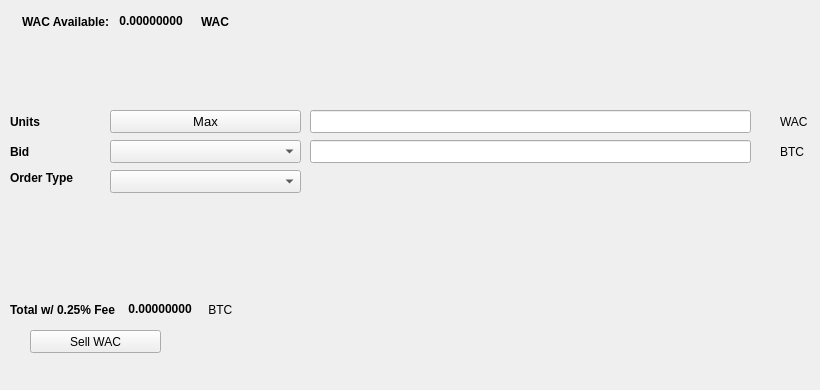
   <widget class="QWidget" name="SellTab">
    <attribute name="title">
     <string>Sell</string>
    </attribute>
    <widget class="QLabel" name="label_16">
     <property name="geometry">
      <rect>
       <x>780</x>
       <y>140</y>
       <width>31</width>
       <height>23</height>
      </rect>
     </property>
     <property name="text">
      <string>BTC</string>
     </property>
    </widget>
    <widget class="QComboBox" name="SellBidcomboBox">
     <property name="geometry">
      <rect>
       <x>110</x>
       <y>140</y>
       <width>191</width>
       <height>23</height>
      </rect>
     </property>
     <property name="font">
      <font>
       <pointsize>10</pointsize>
      </font>
     </property>
    </widget>
    <widget class="QLabel" name="label_18">
     <property name="geometry">
      <rect>
       <x>10</x>
       <y>110</y>
       <width>46</width>
       <height>23</height>
      </rect>
     </property>
     <property name="font">
      <font>
       <weight>75</weight>
       <bold>true</bold>
      </font>
     </property>
     <property name="text">
      <string>Units</string>
     </property>
    </widget>
    <widget class="QPushButton" name="Sell_Max_Amount">
     <property name="geometry">
      <rect>
       <x>110</x>
       <y>110</y>
       <width>191</width>
       <height>23</height>
      </rect>
     </property>
     <property name="font">
      <font>
       <pointsize>10</pointsize>
      </font>
     </property>
     <property name="text">
      <string>Max</string>
     </property>
    </widget>
    <widget class="QLabel" name="label_20">
     <property name="geometry">
      <rect>
       <x>10</x>
       <y>170</y>
       <width>91</width>
       <height>16</height>
      </rect>
     </property>
     <property name="font">
      <font>
       <weight>75</weight>
       <bold>true</bold>
      </font>
     </property>
     <property name="text">
      <string>Order Type</string>
     </property>
    </widget>
    <widget class="QComboBox" name="SellOrdertypeCombo">
     <property name="geometry">
      <rect>
       <x>110</x>
       <y>170</y>
       <width>191</width>
       <height>23</height>
      </rect>
     </property>
     <property name="font">
      <font>
       <pointsize>10</pointsize>
      </font>
     </property>
    </widget>
    <widget class="QLabel" name="label_21">
     <property name="geometry">
      <rect>
       <x>10</x>
       <y>140</y>
       <width>46</width>
       <height>23</height>
      </rect>
     </property>
     <property name="font">
      <font>
       <weight>75</weight>
       <bold>true</bold>
      </font>
     </property>
     <property name="text">
      <string>Bid</string>
     </property>
    </widget>
    <widget class="QLabel" name="label_22">
     <property name="geometry">
      <rect>
       <x>780</x>
       <y>110</y>
       <width>31</width>
       <height>23</height>
      </rect>
     </property>
     <property name="text">
      <string>WAC</string>
     </property>
    </widget>
    <widget class="QLineEdit" name="UnitsInputWAC">
     <property name="geometry">
      <rect>
       <x>310</x>
       <y>110</y>
       <width>441</width>
       <height>23</height>
      </rect>
     </property>
     <property name="font">
      <font>
       <pointsize>9</pointsize>
       <weight>75</weight>
       <bold>true</bold>
      </font>
     </property>
    </widget>
    <widget class="QLineEdit" name="SellBidPriceEdit">
     <property name="geometry">
      <rect>
       <x>310</x>
       <y>140</y>
       <width>441</width>
       <height>23</height>
      </rect>
     </property>
     <property name="font">
      <font>
       <pointsize>9</pointsize>
       <weight>75</weight>
       <bold>true</bold>
      </font>
     </property>
    </widget>
    <widget class="QPushButton" name="SellWACBTN">
     <property name="geometry">
      <rect>
       <x>30</x>
       <y>330</y>
       <width>131</width>
       <height>23</height>
      </rect>
     </property>
     <property name="text">
      <string>Sell WAC</string>
     </property>
     <property name="icon">
      <iconset resource="../wac">
       <normaloff>:/icons/bitcoin</normaloff>:/icons/bitcoin</iconset>
     </property>
    </widget>
    <widget class="QWidget" name="layoutWidget3">
     <property name="geometry">
      <rect>
       <x>22</x>
       <y>12</y>
       <width>258</width>
       <height>19</height>
      </rect>
     </property>
     <layout class="QHBoxLayout" name="horizontalLayout">
      <item>
       <widget class="QLabel" name="label232_2">
        <property name="font">
         <font>
          <weight>75</weight>
          <bold>true</bold>
         </font>
        </property>
        <property name="text">
         <string>WAC Available:</string>
        </property>
       </widget>
      </item>
      <item>
       <widget class="QLabel" name="WACAvailableLabel">
        <property name="palette">
         <palette>
          <active>
           <colorrole role="WindowText">
            <brush brushstyle="SolidPattern">
             <color alpha="255">
              <red>0</red>
              <green>0</green>
              <blue>0</blue>
             </color>
            </brush>
           </colorrole>
           <colorrole role="Button">
            <brush brushstyle="SolidPattern">
             <color alpha="255">
              <red>0</red>
              <green>170</green>
              <blue>0</blue>
             </color>
            </brush>
           </colorrole>
           <colorrole role="Light">
            <brush brushstyle="SolidPattern">
             <color alpha="255">
              <red>0</red>
              <green>255</green>
              <blue>0</blue>
             </color>
            </brush>
           </colorrole>
           <colorrole role="Midlight">
            <brush brushstyle="SolidPattern">
             <color alpha="255">
              <red>0</red>
              <green>212</green>
              <blue>0</blue>
             </color>
            </brush>
           </colorrole>
           <colorrole role="Dark">
            <brush brushstyle="SolidPattern">
             <color alpha="255">
              <red>0</red>
              <green>85</green>
              <blue>0</blue>
             </color>
            </brush>
           </colorrole>
           <colorrole role="Mid">
            <brush brushstyle="SolidPattern">
             <color alpha="255">
              <red>0</red>
              <green>113</green>
              <blue>0</blue>
             </color>
            </brush>
           </colorrole>
           <colorrole role="Text">
            <brush brushstyle="SolidPattern">
             <color alpha="255">
              <red>0</red>
              <green>170</green>
              <blue>0</blue>
             </color>
            </brush>
           </colorrole>
           <colorrole role="BrightText">
            <brush brushstyle="SolidPattern">
             <color alpha="255">
              <red>255</red>
              <green>255</green>
              <blue>255</blue>
             </color>
            </brush>
           </colorrole>
           <colorrole role="ButtonText">
            <brush brushstyle="SolidPattern">
             <color alpha="255">
              <red>0</red>
              <green>0</green>
              <blue>0</blue>
             </color>
            </brush>
           </colorrole>
           <colorrole role="Base">
            <brush brushstyle="SolidPattern">
             <color alpha="255">
              <red>255</red>
              <green>255</green>
              <blue>255</blue>
             </color>
            </brush>
           </colorrole>
           <colorrole role="Window">
            <brush brushstyle="SolidPattern">
             <color alpha="255">
              <red>0</red>
              <green>170</green>
              <blue>0</blue>
             </color>
            </brush>
           </colorrole>
           <colorrole role="Shadow">
            <brush brushstyle="SolidPattern">
             <color alpha="255">
              <red>0</red>
              <green>0</green>
              <blue>0</blue>
             </color>
            </brush>
           </colorrole>
           <colorrole role="AlternateBase">
            <brush brushstyle="SolidPattern">
             <color alpha="255">
              <red>127</red>
              <green>212</green>
              <blue>127</blue>
             </color>
            </brush>
           </colorrole>
           <colorrole role="ToolTipBase">
            <brush brushstyle="SolidPattern">
             <color alpha="255">
              <red>255</red>
              <green>255</green>
              <blue>220</blue>
             </color>
            </brush>
           </colorrole>
           <colorrole role="ToolTipText">
            <brush brushstyle="SolidPattern">
             <color alpha="255">
              <red>0</red>
              <green>0</green>
              <blue>0</blue>
             </color>
            </brush>
           </colorrole>
          </active>
          <inactive>
           <colorrole role="WindowText">
            <brush brushstyle="SolidPattern">
             <color alpha="255">
              <red>0</red>
              <green>0</green>
              <blue>0</blue>
             </color>
            </brush>
           </colorrole>
           <colorrole role="Button">
            <brush brushstyle="SolidPattern">
             <color alpha="255">
              <red>0</red>
              <green>170</green>
              <blue>0</blue>
             </color>
            </brush>
           </colorrole>
           <colorrole role="Light">
            <brush brushstyle="SolidPattern">
             <color alpha="255">
              <red>0</red>
              <green>255</green>
              <blue>0</blue>
             </color>
            </brush>
           </colorrole>
           <colorrole role="Midlight">
            <brush brushstyle="SolidPattern">
             <color alpha="255">
              <red>0</red>
              <green>212</green>
              <blue>0</blue>
             </color>
            </brush>
           </colorrole>
           <colorrole role="Dark">
            <brush brushstyle="SolidPattern">
             <color alpha="255">
              <red>0</red>
              <green>85</green>
              <blue>0</blue>
             </color>
            </brush>
           </colorrole>
           <colorrole role="Mid">
            <brush brushstyle="SolidPattern">
             <color alpha="255">
              <red>0</red>
              <green>113</green>
              <blue>0</blue>
             </color>
            </brush>
           </colorrole>
           <colorrole role="Text">
            <brush brushstyle="SolidPattern">
             <color alpha="255">
              <red>0</red>
              <green>170</green>
              <blue>0</blue>
             </color>
            </brush>
           </colorrole>
           <colorrole role="BrightText">
            <brush brushstyle="SolidPattern">
             <color alpha="255">
              <red>255</red>
              <green>255</green>
              <blue>255</blue>
             </color>
            </brush>
           </colorrole>
           <colorrole role="ButtonText">
            <brush brushstyle="SolidPattern">
             <color alpha="255">
              <red>0</red>
              <green>0</green>
              <blue>0</blue>
             </color>
            </brush>
           </colorrole>
           <colorrole role="Base">
            <brush brushstyle="SolidPattern">
             <color alpha="255">
              <red>255</red>
              <green>255</green>
              <blue>255</blue>
             </color>
            </brush>
           </colorrole>
           <colorrole role="Window">
            <brush brushstyle="SolidPattern">
             <color alpha="255">
              <red>0</red>
              <green>170</green>
              <blue>0</blue>
             </color>
            </brush>
           </colorrole>
           <colorrole role="Shadow">
            <brush brushstyle="SolidPattern">
             <color alpha="255">
              <red>0</red>
              <green>0</green>
              <blue>0</blue>
             </color>
            </brush>
           </colorrole>
           <colorrole role="AlternateBase">
            <brush brushstyle="SolidPattern">
             <color alpha="255">
              <red>127</red>
              <green>212</green>
              <blue>127</blue>
             </color>
            </brush>
           </colorrole>
           <colorrole role="ToolTipBase">
            <brush brushstyle="SolidPattern">
             <color alpha="255">
              <red>255</red>
              <green>255</green>
              <blue>220</blue>
             </color>
            </brush>
           </colorrole>
           <colorrole role="ToolTipText">
            <brush brushstyle="SolidPattern">
             <color alpha="255">
              <red>0</red>
              <green>0</green>
              <blue>0</blue>
             </color>
            </brush>
           </colorrole>
          </inactive>
          <disabled>
           <colorrole role="WindowText">
            <brush brushstyle="SolidPattern">
             <color alpha="255">
              <red>0</red>
              <green>85</green>
              <blue>0</blue>
             </color>
            </brush>
           </colorrole>
           <colorrole role="Button">
            <brush brushstyle="SolidPattern">
             <color alpha="255">
              <red>0</red>
              <green>170</green>
              <blue>0</blue>
             </color>
            </brush>
           </colorrole>
           <colorrole role="Light">
            <brush brushstyle="SolidPattern">
             <color alpha="255">
              <red>0</red>
              <green>255</green>
              <blue>0</blue>
             </color>
            </brush>
           </colorrole>
           <colorrole role="Midlight">
            <brush brushstyle="SolidPattern">
             <color alpha="255">
              <red>0</red>
              <green>212</green>
              <blue>0</blue>
             </color>
            </brush>
           </colorrole>
           <colorrole role="Dark">
            <brush brushstyle="SolidPattern">
             <color alpha="255">
              <red>0</red>
              <green>85</green>
              <blue>0</blue>
             </color>
            </brush>
           </colorrole>
           <colorrole role="Mid">
            <brush brushstyle="SolidPattern">
             <color alpha="255">
              <red>0</red>
              <green>113</green>
              <blue>0</blue>
             </color>
            </brush>
           </colorrole>
           <colorrole role="Text">
            <brush brushstyle="SolidPattern">
             <color alpha="255">
              <red>0</red>
              <green>85</green>
              <blue>0</blue>
             </color>
            </brush>
           </colorrole>
           <colorrole role="BrightText">
            <brush brushstyle="SolidPattern">
             <color alpha="255">
              <red>255</red>
              <green>255</green>
              <blue>255</blue>
             </color>
            </brush>
           </colorrole>
           <colorrole role="ButtonText">
            <brush brushstyle="SolidPattern">
             <color alpha="255">
              <red>0</red>
              <green>85</green>
              <blue>0</blue>
             </color>
            </brush>
           </colorrole>
           <colorrole role="Base">
            <brush brushstyle="SolidPattern">
             <color alpha="255">
              <red>0</red>
              <green>170</green>
              <blue>0</blue>
             </color>
            </brush>
           </colorrole>
           <colorrole role="Window">
            <brush brushstyle="SolidPattern">
             <color alpha="255">
              <red>0</red>
              <green>170</green>
              <blue>0</blue>
             </color>
            </brush>
           </colorrole>
           <colorrole role="Shadow">
            <brush brushstyle="SolidPattern">
             <color alpha="255">
              <red>0</red>
              <green>0</green>
              <blue>0</blue>
             </color>
            </brush>
           </colorrole>
           <colorrole role="AlternateBase">
            <brush brushstyle="SolidPattern">
             <color alpha="255">
              <red>0</red>
              <green>170</green>
              <blue>0</blue>
             </color>
            </brush>
           </colorrole>
           <colorrole role="ToolTipBase">
            <brush brushstyle="SolidPattern">
             <color alpha="255">
              <red>255</red>
              <green>255</green>
              <blue>220</blue>
             </color>
            </brush>
           </colorrole>
           <colorrole role="ToolTipText">
            <brush brushstyle="SolidPattern">
             <color alpha="255">
              <red>0</red>
              <green>0</green>
              <blue>0</blue>
             </color>
            </brush>
           </colorrole>
          </disabled>
         </palette>
        </property>
        <property name="font">
         <font>
          <weight>75</weight>
          <bold>true</bold>
         </font>
        </property>
        <property name="text">
         <string> 0.00000000 </string>
        </property>
        <property name="textInteractionFlags">
         <set>Qt::LinksAccessibleByMouse|Qt::TextSelectableByKeyboard|Qt::TextSelectableByMouse</set>
        </property>
       </widget>
      </item>
      <item>
       <widget class="QLabel" name="labelWAC">
        <property name="font">
         <font>
          <weight>75</weight>
          <bold>true</bold>
         </font>
        </property>
        <property name="text">
         <string>WAC</string>
        </property>
       </widget>
      </item>
     </layout>
    </widget>
    <widget class="QWidget" name="layoutWidget">
     <property name="geometry">
      <rect>
       <x>10</x>
       <y>300</y>
       <width>268</width>
       <height>19</height>
      </rect>
     </property>
     <layout class="QHBoxLayout" name="horizontalLayout_2">
      <item>
       <widget class="QLabel" name="label_19">
        <property name="font">
         <font>
          <weight>75</weight>
          <bold>true</bold>
         </font>
        </property>
        <property name="text">
         <string>Total w/ 0.25% Fee </string>
        </property>
       </widget>
      </item>
      <item>
       <widget class="QLabel" name="SellCostLabel">
        <property name="palette">
         <palette>
          <active>
           <colorrole role="WindowText">
            <brush brushstyle="SolidPattern">
             <color alpha="255">
              <red>0</red>
              <green>0</green>
              <blue>0</blue>
             </color>
            </brush>
           </colorrole>
           <colorrole role="Button">
            <brush brushstyle="SolidPattern">
             <color alpha="255">
              <red>0</red>
              <green>170</green>
              <blue>0</blue>
             </color>
            </brush>
           </colorrole>
           <colorrole role="Light">
            <brush brushstyle="SolidPattern">
             <color alpha="255">
              <red>0</red>
              <green>255</green>
              <blue>0</blue>
             </color>
            </brush>
           </colorrole>
           <colorrole role="Midlight">
            <brush brushstyle="SolidPattern">
             <color alpha="255">
              <red>0</red>
              <green>212</green>
              <blue>0</blue>
             </color>
            </brush>
           </colorrole>
           <colorrole role="Dark">
            <brush brushstyle="SolidPattern">
             <color alpha="255">
              <red>0</red>
              <green>85</green>
              <blue>0</blue>
             </color>
            </brush>
           </colorrole>
           <colorrole role="Mid">
            <brush brushstyle="SolidPattern">
             <color alpha="255">
              <red>0</red>
              <green>113</green>
              <blue>0</blue>
             </color>
            </brush>
           </colorrole>
           <colorrole role="Text">
            <brush brushstyle="SolidPattern">
             <color alpha="255">
              <red>0</red>
              <green>170</green>
              <blue>0</blue>
             </color>
            </brush>
           </colorrole>
           <colorrole role="BrightText">
            <brush brushstyle="SolidPattern">
             <color alpha="255">
              <red>255</red>
              <green>255</green>
              <blue>255</blue>
             </color>
            </brush>
           </colorrole>
           <colorrole role="ButtonText">
            <brush brushstyle="SolidPattern">
             <color alpha="255">
              <red>0</red>
              <green>0</green>
              <blue>0</blue>
             </color>
            </brush>
           </colorrole>
           <colorrole role="Base">
            <brush brushstyle="SolidPattern">
             <color alpha="255">
              <red>255</red>
              <green>255</green>
              <blue>255</blue>
             </color>
            </brush>
           </colorrole>
           <colorrole role="Window">
            <brush brushstyle="SolidPattern">
             <color alpha="255">
              <red>0</red>
              <green>170</green>
              <blue>0</blue>
             </color>
            </brush>
           </colorrole>
           <colorrole role="Shadow">
            <brush brushstyle="SolidPattern">
             <color alpha="255">
              <red>0</red>
              <green>0</green>
              <blue>0</blue>
             </color>
            </brush>
           </colorrole>
           <colorrole role="AlternateBase">
            <brush brushstyle="SolidPattern">
             <color alpha="255">
              <red>127</red>
              <green>212</green>
              <blue>127</blue>
             </color>
            </brush>
           </colorrole>
           <colorrole role="ToolTipBase">
            <brush brushstyle="SolidPattern">
             <color alpha="255">
              <red>255</red>
              <green>255</green>
              <blue>220</blue>
             </color>
            </brush>
           </colorrole>
           <colorrole role="ToolTipText">
            <brush brushstyle="SolidPattern">
             <color alpha="255">
              <red>0</red>
              <green>0</green>
              <blue>0</blue>
             </color>
            </brush>
           </colorrole>
          </active>
          <inactive>
           <colorrole role="WindowText">
            <brush brushstyle="SolidPattern">
             <color alpha="255">
              <red>0</red>
              <green>0</green>
              <blue>0</blue>
             </color>
            </brush>
           </colorrole>
           <colorrole role="Button">
            <brush brushstyle="SolidPattern">
             <color alpha="255">
              <red>0</red>
              <green>170</green>
              <blue>0</blue>
             </color>
            </brush>
           </colorrole>
           <colorrole role="Light">
            <brush brushstyle="SolidPattern">
             <color alpha="255">
              <red>0</red>
              <green>255</green>
              <blue>0</blue>
             </color>
            </brush>
           </colorrole>
           <colorrole role="Midlight">
            <brush brushstyle="SolidPattern">
             <color alpha="255">
              <red>0</red>
              <green>212</green>
              <blue>0</blue>
             </color>
            </brush>
           </colorrole>
           <colorrole role="Dark">
            <brush brushstyle="SolidPattern">
             <color alpha="255">
              <red>0</red>
              <green>85</green>
              <blue>0</blue>
             </color>
            </brush>
           </colorrole>
           <colorrole role="Mid">
            <brush brushstyle="SolidPattern">
             <color alpha="255">
              <red>0</red>
              <green>113</green>
              <blue>0</blue>
             </color>
            </brush>
           </colorrole>
           <colorrole role="Text">
            <brush brushstyle="SolidPattern">
             <color alpha="255">
              <red>0</red>
              <green>170</green>
              <blue>0</blue>
             </color>
            </brush>
           </colorrole>
           <colorrole role="BrightText">
            <brush brushstyle="SolidPattern">
             <color alpha="255">
              <red>255</red>
              <green>255</green>
              <blue>255</blue>
             </color>
            </brush>
           </colorrole>
           <colorrole role="ButtonText">
            <brush brushstyle="SolidPattern">
             <color alpha="255">
              <red>0</red>
              <green>0</green>
              <blue>0</blue>
             </color>
            </brush>
           </colorrole>
           <colorrole role="Base">
            <brush brushstyle="SolidPattern">
             <color alpha="255">
              <red>255</red>
              <green>255</green>
              <blue>255</blue>
             </color>
            </brush>
           </colorrole>
           <colorrole role="Window">
            <brush brushstyle="SolidPattern">
             <color alpha="255">
              <red>0</red>
              <green>170</green>
              <blue>0</blue>
             </color>
            </brush>
           </colorrole>
           <colorrole role="Shadow">
            <brush brushstyle="SolidPattern">
             <color alpha="255">
              <red>0</red>
              <green>0</green>
              <blue>0</blue>
             </color>
            </brush>
           </colorrole>
           <colorrole role="AlternateBase">
            <brush brushstyle="SolidPattern">
             <color alpha="255">
              <red>127</red>
              <green>212</green>
              <blue>127</blue>
             </color>
            </brush>
           </colorrole>
           <colorrole role="ToolTipBase">
            <brush brushstyle="SolidPattern">
             <color alpha="255">
              <red>255</red>
              <green>255</green>
              <blue>220</blue>
             </color>
            </brush>
           </colorrole>
           <colorrole role="ToolTipText">
            <brush brushstyle="SolidPattern">
             <color alpha="255">
              <red>0</red>
              <green>0</green>
              <blue>0</blue>
             </color>
            </brush>
           </colorrole>
          </inactive>
          <disabled>
           <colorrole role="WindowText">
            <brush brushstyle="SolidPattern">
             <color alpha="255">
              <red>0</red>
              <green>85</green>
              <blue>0</blue>
             </color>
            </brush>
           </colorrole>
           <colorrole role="Button">
            <brush brushstyle="SolidPattern">
             <color alpha="255">
              <red>0</red>
              <green>170</green>
              <blue>0</blue>
             </color>
            </brush>
           </colorrole>
           <colorrole role="Light">
            <brush brushstyle="SolidPattern">
             <color alpha="255">
              <red>0</red>
              <green>255</green>
              <blue>0</blue>
             </color>
            </brush>
           </colorrole>
           <colorrole role="Midlight">
            <brush brushstyle="SolidPattern">
             <color alpha="255">
              <red>0</red>
              <green>212</green>
              <blue>0</blue>
             </color>
            </brush>
           </colorrole>
           <colorrole role="Dark">
            <brush brushstyle="SolidPattern">
             <color alpha="255">
              <red>0</red>
              <green>85</green>
              <blue>0</blue>
             </color>
            </brush>
           </colorrole>
           <colorrole role="Mid">
            <brush brushstyle="SolidPattern">
             <color alpha="255">
              <red>0</red>
              <green>113</green>
              <blue>0</blue>
             </color>
            </brush>
           </colorrole>
           <colorrole role="Text">
            <brush brushstyle="SolidPattern">
             <color alpha="255">
              <red>0</red>
              <green>85</green>
              <blue>0</blue>
             </color>
            </brush>
           </colorrole>
           <colorrole role="BrightText">
            <brush brushstyle="SolidPattern">
             <color alpha="255">
              <red>255</red>
              <green>255</green>
              <blue>255</blue>
             </color>
            </brush>
           </colorrole>
           <colorrole role="ButtonText">
            <brush brushstyle="SolidPattern">
             <color alpha="255">
              <red>0</red>
              <green>85</green>
              <blue>0</blue>
             </color>
            </brush>
           </colorrole>
           <colorrole role="Base">
            <brush brushstyle="SolidPattern">
             <color alpha="255">
              <red>0</red>
              <green>170</green>
              <blue>0</blue>
             </color>
            </brush>
           </colorrole>
           <colorrole role="Window">
            <brush brushstyle="SolidPattern">
             <color alpha="255">
              <red>0</red>
              <green>170</green>
              <blue>0</blue>
             </color>
            </brush>
           </colorrole>
           <colorrole role="Shadow">
            <brush brushstyle="SolidPattern">
             <color alpha="255">
              <red>0</red>
              <green>0</green>
              <blue>0</blue>
             </color>
            </brush>
           </colorrole>
           <colorrole role="AlternateBase">
            <brush brushstyle="SolidPattern">
             <color alpha="255">
              <red>0</red>
              <green>170</green>
              <blue>0</blue>
             </color>
            </brush>
           </colorrole>
           <colorrole role="ToolTipBase">
            <brush brushstyle="SolidPattern">
             <color alpha="255">
              <red>255</red>
              <green>255</green>
              <blue>220</blue>
             </color>
            </brush>
           </colorrole>
           <colorrole role="ToolTipText">
            <brush brushstyle="SolidPattern">
             <color alpha="255">
              <red>0</red>
              <green>0</green>
              <blue>0</blue>
             </color>
            </brush>
           </colorrole>
          </disabled>
         </palette>
        </property>
        <property name="font">
         <font>
          <weight>75</weight>
          <bold>true</bold>
         </font>
        </property>
        <property name="autoFillBackground">
         <bool>false</bool>
        </property>
        <property name="text">
         <string> 0.00000000</string>
        </property>
        <property name="textInteractionFlags">
         <set>Qt::LinksAccessibleByMouse|Qt::TextSelectableByMouse</set>
        </property>
       </widget>
      </item>
      <item>
       <widget class="QLabel" name="label_17">
        <property name="font">
         <font>
          <weight>50</weight>
          <bold>false</bold>
         </font>
        </property>
        <property name="text">
         <string> BTC</string>
        </property>
       </widget>
      </item>
     </layout>
    </widget>
    <widget class="QLabel" name="label_23">
     <property name="geometry">
      <rect>
       <x>460</x>
       <y>300</y>
       <width>281</width>
       <height>81</height>
      </rect>
     </property>
     <property name="text">
      <string/>
     </property>
     <property name="pixmap">
      <pixmap>:/images/bittrex</pixmap>
     </property>
    </widget>
   </widget>
